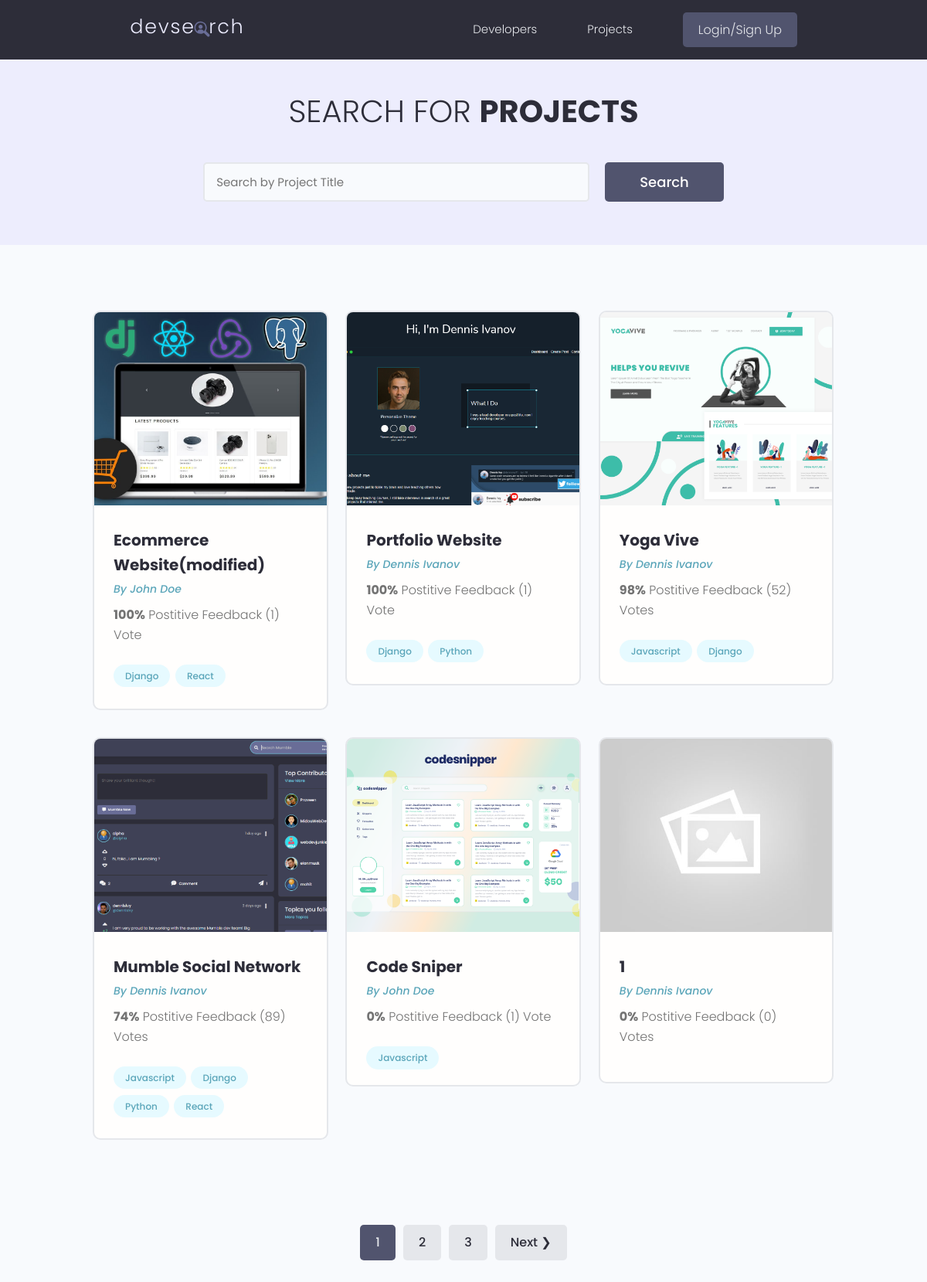
/projects/, run on the app's committed database.
### projects/models.py (models this page shows, shortened)
class Project(models.Model):
    owner = models.ForeignKey(
        Profile, null=True, blank=True, on_delete=models.SET_NULL)
    title = models.CharField(max_length=200)
    description = models.TextField(null=True, blank=True)
    featured_image = models.ImageField(
        null=True, blank=True, default="default.jpg")
    demo_link = models.CharField(max_length=2000, null=True, blank=True)
    source_link = models.CharField(max_length=2000, null=True, blank=True)
    tags = models.ManyToManyField('Tag', blank=True)
    vote_total = models.IntegerField(default=0, null=True, blank=True)
    vote_ratio = models.IntegerField(default=0, null=True, blank=True)
    created = models.DateTimeField(auto_now_add=True)
    id = models.UUIDField(default=uuid.uuid4, unique=True, primary_key=True, editable=False)
    class Meta:
        ordering = ['-vote_ratio', '-vote_total', 'title']

class Tag(models.Model):
    name = models.CharField(max_length=200)
    created = models.DateTimeField(auto_now_add=True)
    id = models.UUIDField(default=uuid.uuid4, unique=True, primary_key=True, editable=False)
    def __str__(self):
        return self.name

### users/models.py (models this page shows, shortened)
class Profile(models.Model):
    user = models.OneToOneField(User, on_delete=models.CASCADE, null=True, blank=True)
    name = models.CharField(max_length=200, blank=True, null=True)
    email = models.EmailField(max_length=500, blank=True, null=True)
    username = models.CharField(max_length=200, blank=True, null=True)
    location = models.CharField(max_length=200, blank=True, null=True)
    short_intro = models.CharField(max_length=200, blank=True, null=True)
    bio = models.TextField(blank=True, null=True)
    profile_image = models.ImageField(blank=True, null=True, upload_to='profiles/',
    default="profiles/user-default.png")
    social_github = models.CharField(max_length=200, blank=True, null=True)
    social_twitter = models.CharField(max_length=200, blank=True, null=True)
    social_linkedin = models.CharField(max_length=200, blank=True, null=True)
    social_youtube = models.CharField(max_length=200, blank=True, null=True)
    social_website = models.CharField(max_length=200, blank=True, null=True)
    created = models.DateTimeField(auto_now_add=True)
    id = models.UUIDField(default=uuid.uuid4, unique=True, primary_key=True, editable=False)

### projects/views.py (the view)
# urls.py: path('projects/', include('projects.urls')),
def projects(request):
    projects, search_query = searchProjects(request)
    custom_range, projects = paginateProjects(request, projects, 6)
    context = {'projects': projects, 'search_query': search_query,
               'custom_range': custom_range}
    return render(request, 'projects/projects.html', context)

### projects/utils.py (called while the page is built)
def paginateProjects(request, projects, results):
        page = request.GET.get('page')
        paginator = Paginator(projects, results)
        try:
            projects = paginator.page(page)
        except PageNotAnInteger:
            page = 1
            projects = paginator.page(page)
        except EmptyPage:
            page = paginator.num_pages
            projects = paginator.page(page)
        leftIndex = (int(page) - 5)
        if leftIndex < 1:
            leftIndex = 1
        rightIndex = (int(page) + 5)
        if rightIndex > paginator.num_pages:
            rightIndex = paginator.num_pages + 1
        custom_range = range(leftIndex, rightIndex)
        return custom_range, projects

def searchProjects(request):
    search_query = ''
    if request.GET.get('search_query'):
        search_query = request.GET.get('search_query')
    tags = Tag.objects.filter(name__icontains=search_query)
    projects = Project.objects.distinct().filter(
        Q(title__icontains=search_query) |
        Q(description__icontains=search_query) |
        Q(owner__name__icontains=search_query) |
        Q(tags__in=tags)
    )
    return projects, search_query

### projects/templates/projects/projects.html (shortened to what this page needs)
{% extends 'main.html' %}
{% block content %}
<main class="projects">
    <section class="hero-section text-center">
        <div class="container container--narrow">
            <div class="hero-section__box">
                <h2>Search for <span>Projects</span></h2>
            </div>
            <div class="hero-section__search">
                <form id="searchForm" class="form" action="{% url 'projects' %}" method="get">
                    <div class="form__field">
                        <input class="input input--text" id="formInput#search" type="text" name="search_query"
                        value="{{ search_query }}" placeholder="Search by Project Title" />
                    </div>
                    <input class="btn btn--sub btn--lg" type="submit" value="Search" />
                </form>
            </div>
        </div>
    </section>
    <section class="projectsList">
        <div class="container">
            <div class="grid grid--three">
                {% for project in projects %}
                <div class="column">
                    <div class="card project">
                        <a href="{% url 'project' project.id %}" class="project">
                            <img class="project__thumbnail" src="{{ project.featured_image.url }}" alt="project thumbnail" />
                            <div class="card__body">
                                <h3 class="project__title">{{project.title}}</h3>
                                <p><a class="project__author" href="{% url 'user-profile' project.owner.id %}">By {{project.owner.name}}</a></p>
                                <p class="project--rating">
                                    <span style="font-weight: bold;">{{project.vote_ratio}}%</span> Postitive
                                    Feedback ({{ project.vote_total }}) Vote{{ project.vote_total|pluralize:"s"}}
                                </p>
                                <div class="project__tags">
                                    {% for tag in project.tags.all %}
                                    <span class="tag tag--pill tag--main">
                                        <small>{{ tag }}</small>
                                    </span>
                                    {% endfor %}
                                </div>
                            </div>
                        </a>
                    </div>
                </div>
                {% endfor %}
            </div>
        </div>
    </section>
    {% include 'pagination.html' with queryset=projects custom_range=custom_range %}
</main>
{% endblock content %}

### static/styles/app.css (style rules this page uses)
:root { --color-sub: #2d2d39; }
.btn--sub { background-color: var(--color-sub-light); }
.card { border: 2px solid var(--color-light); }
img { width: 100%; }
.hero-section { height: 40vh; display: flex; align-items: center; background-color: var(--color-sub); }
.hero-section__box { margin-bottom: 4rem; }
.hero-section__box > h2, .hero-section__box > h2 > span { font-size: 4rem; color: var(--color-light); line-height: 1.3; text-transform: uppercase; }
.hero-section__box > h2 { font-weight: 300; }
.hero-section__box > h2 > span { font-weight: 700; }
.hero-section__search > .form { display: flex; align-items: center; justify-content: center; gap: 2rem; }
.hero-section__search > .form input.input--text { width: 50rem; }
.project__author { font-size: 1.4rem; font-style: italic; }
.project--rating { margin-bottom: 1.6em; margin-top: .5em; }
.projects > .hero-section { background: var(--color-sub-lighter); height: 30vh; }
.projects .hero-section__box { margin-bottom: 2.5rem; }
.projects .hero-section__box > h2 { color: var(--color-sub); }
.projects .hero-section__box > h2 > span { font-weight: 700; color: var(--color-sub); }
.projectsList { margin-top: 8rem; }
.project__thumbnail { height: 25rem; object-fit: cover; object-position: top center; }
.project__title { font-size: 2rem; font-weight: 700; color: var(--color-sub); }

### static/uikit/styles/modules/_variables.css (style rules this page uses)
:root { --color-main: #5aa5b9; --color-main-light: #e6faff; --color-sub: #3f4156; --color-sub-light: #51546e; --color-sub-lighter: #ededfd; --color-text: #737373; --color-gray: #8b8b8b; --color-light: #e5e7eb; --color-light-gray: #767676; --color-bg: #f8fafd; --color-white: #fffefd; --color-white-light: #f3f3f3; --color-success: #359e64; --color-success-bg: #def8e8; --color-error: #fc4b0b; --color-error-bg: #fff2ee; --font-base: 'Poppins', arial, helvetica, 'Segoe UI', roboto, ubuntu, sans-serif; --font-monospace: 'Fira Code', 'Courier New', courier, monospace; --font-regular: 300; --font-medium: 500; --font-bold: 700; --generic-shadow: 1px 1px 5px #00000010; --generic-transition: all 0.3s ease-in-out; }

### static/uikit/styles/modules/_base.css (style rules this page uses)
* { margin: 0; padding: 0; box-sizing: border-box; text-rendering: optimizeLegibility; color: inherit; font-size: inherit; }
html { font-size: 50%; }
@media only screen and (min-width: 480px) { html { font-size: 56.25%; } }
@media only screen and (min-width: 1200px) { html { font-size: 62.5%; } }
body { line-height: 1.6; font-weight: 400; font-size: 1.5rem; color: var(--color-text); background-color: var(--color-bg); min-height: 100vh; }

### static/uikit/styles/modules/_typography.css (style rules this page uses)
* { font-family: var(--font-base); }
h2 { font-size: 3.6rem; font-weight: var(--font-bold); }
h3 { font-size: 3.2rem; font-weight: var(--font-medium); }
p, span, strong { font-size: 1.6rem; color: var(--color-text); font-weight: var(--font-regular); }
a { padding-bottom: 2px; text-decoration: none; display: inline-block; color: var(--color-main); font-weight: var(--font-medium); }

### static/uikit/styles/modules/_utilities.css (style rules this page uses)
.container { width: 92%; max-width: 165rem; margin: 0 auto; box-sizing: border-box; }
.container--narrow { width: 92%; max-width: 120rem; }
@media screen and (min-width: 1000px) { .container { width: 90%; } }
@media screen and (min-width: 1000px) { .container--narrow { width: 85%; } }
@media screen and (min-width: 1200px) { .container { width: 80%; } }
@media screen and (min-width: 1200px) { .container--narrow { width: 72%; } }
.text-center { text-align: center; }

### static/uikit/styles/modules/_button.css (style rules this page uses)
.btn { display: inline-block; position: relative; cursor: pointer; background-color: var(--color-light); font-weight: var(--font-medium); color: var(--color-sub); text-decoration: none; padding: 1rem 2rem; border-radius: 0.5rem; border: none; width: -webkit-fit-content; width: -moz-fit-content; width: fit-content; height: -webkit-fit-content; height: -moz-fit-content; height: fit-content; font-size: 1.6rem; outline-width: 0; outline-color: transparent; -webkit-backface-visibility: hidden; backface-visibility: hidden; transition: all 0.3s ease-in-out; }
.btn--sub { background-color: var(--color-sub); color: var(--color-white); }
.btn--lg { font-size: 1.8rem; padding: 1.2rem 4.5rem; }

### static/uikit/styles/modules/_card.css (style rules this page uses)
.card { border-radius: 1rem; background-color: var(--color-white); border: 1.5px solid var(--color-light); width: auto; height: auto; margin-top: 0.5rem; margin-bottom: 0.5rem; overflow: hidden; }
.card__body, .card__header { padding: 2rem 2.5rem; }

### data on the page
Project: featured_image (picture), title "Ecommerce Website(modified)", owner.name "John Doe", vote_ratio "100", vote_total "1"
Tag: name "Django"
Tag: name "React"
Project: featured_image (picture), title "Portfolio Website", owner.name "Dennis Ivanov", vote_ratio "100", vote_total "1"
Tag: name "Python"
Project: featured_image (picture), title "Yoga Vive", owner.name "Dennis Ivanov", vote_ratio "98", vote_total "52"
Tag: name "Javascript"
Project: featured_image (picture), title "Mumble Social Network", owner.name "Dennis Ivanov", vote_ratio "74", vote_total "89"
Project: featured_image (picture), title "Code Sniper", owner.name "John Doe", vote_ratio "0", vote_total "1"
Project: featured_image (placeholder picture), title "1", owner.name "Dennis Ivanov", vote_ratio "0", vote_total "0"

### other printed values
{{ page }} "1"
{{ page }} "2" "3"
